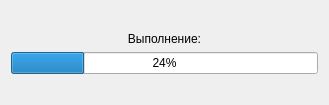
<?xml version="1.0" encoding="UTF-8"?>
<ui version="4.0">
 <class>ProgressBarWidget</class>
 <widget class="QWidget" name="ProgressBarWidget">
  <property name="geometry">
   <rect>
    <x>0</x>
    <y>0</y>
    <width>329</width>
    <height>105</height>
   </rect>
  </property>
  <property name="windowTitle">
   <string>Form</string>
  </property>
  <layout class="QVBoxLayout" name="verticalLayout">
   <item>
    <spacer name="verticalSpacer">
     <property name="orientation">
      <enum>Qt::Vertical</enum>
     </property>
     <property name="sizeHint" stdset="0">
      <size>
       <width>20</width>
       <height>15</height>
      </size>
     </property>
    </spacer>
   </item>
   <item>
    <widget class="QLabel" name="label_2">
     <property name="text">
      <string>Выполнение:</string>
     </property>
     <property name="alignment">
      <set>Qt::AlignCenter</set>
     </property>
    </widget>
   </item>
   <item>
    <widget class="QProgressBar" name="progressBar">
     <property name="maximum">
      <number>100</number>
     </property>
     <property name="value">
      <number>24</number>
     </property>
    </widget>
   </item>
   <item>
    <spacer name="verticalSpacer_2">
     <property name="orientation">
      <enum>Qt::Vertical</enum>
     </property>
     <property name="sizeHint" stdset="0">
      <size>
       <width>20</width>
       <height>14</height>
      </size>
     </property>
    </spacer>
   </item>
  </layout>
 </widget>
 <resources/>
 <connections/>
</ui>
